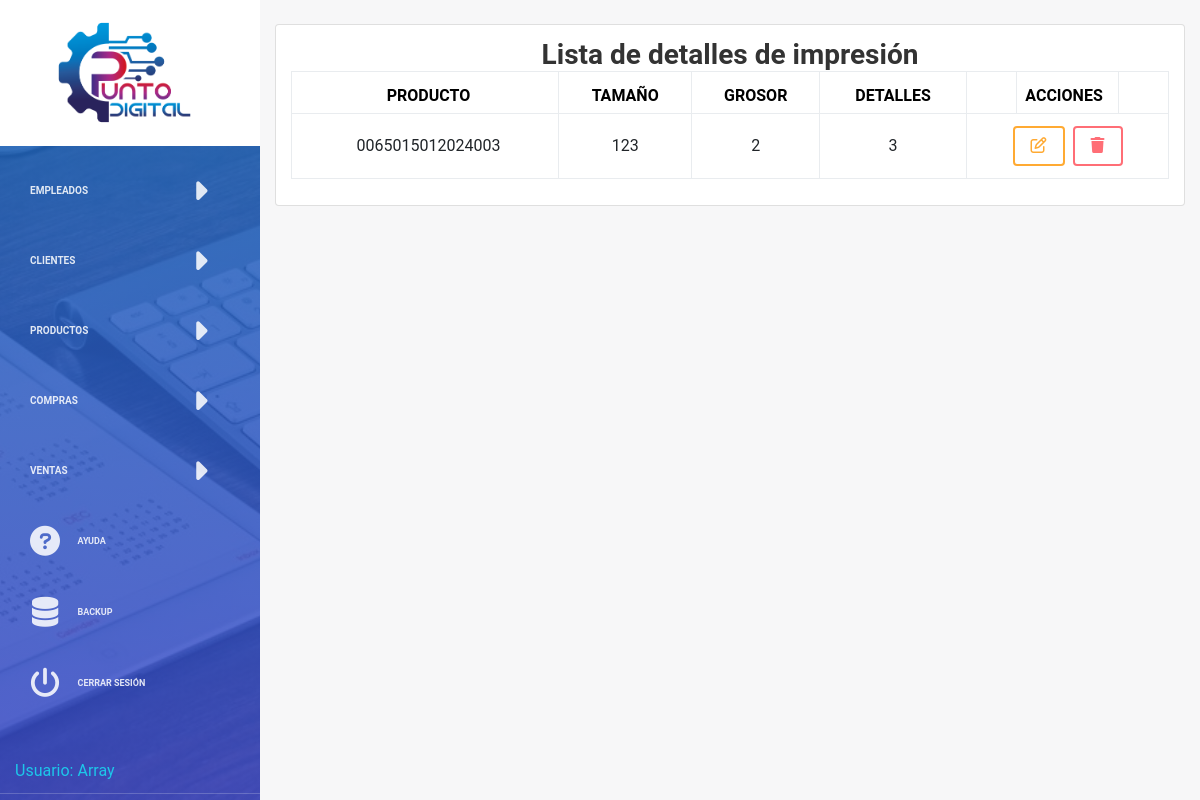
Screenshot of /vistas/lista-detalles.php (signed in) with the database file from the repository.
### tables this page shows
CREATE TABLE `detalleimpresion` (
  `id_detalleimpresion` bigint(20) NOT NULL,
  `producto` varchar(16) NOT NULL,
  `tamanio` varchar(255) NOT NULL,
  `grosor` int(11) NOT NULL,
  `detalles` varchar(300) NOT NULL
);

### models/ImpresionModel.php (called while the page is built, shortened)
<?php
class ImpresionModel
{
	public static function listar()
	{
		$con = connection();
		$sql = "SELECT * FROM detalleimpresion";
		$query = mysqli_query($con, $sql);
		return $query;
	}
}
?>

### controladores/ControladorDetalle.php (called while the page is built, shortened)
<?php
require_once('../models/ImpresionModel.php');
class ControladorDetalle{
    public static function listar()
    {
        $respuesta = ImpresionModel::listar();
        return $respuesta;
    }
}

### vistas/lista-detalles.php (the view, shortened to what this page needs)
 <?php
include "../controladores/ControladorDetalle.php";
?>
<!DOCTYPE html>
<html lang="en">
<head>
    <link rel="stylesheet" href="https://maxcdn.bootstrapcdn.com/font-awesome/latest/css/font-awesome.min.css" />
    <link rel="stylesheet" href="https://cdnjs.cloudflare.com/ajax/libs/font-awesome/6.0.0-beta3/css/all.min.css">
    <link href="../assets/css/bootstrap.min.css" rel="stylesheet" />
    <link href="../assets/css/light-bootstrap-dashboard.css" rel="stylesheet" />
</head>
<body>
<?php
include "../includes/sidebar.php";
?>
<div class="main-panel">
    <div class="container-fluid mt-4 ">
        <div class="card">
            <div class="card-body">
                <h3 class="card-title text-center align-middle" style="font-weight: 700;">Lista de detalles de impresión</h3>
                <table class="table table-bordered text-center align-middle">
                    <thead>
                        <tr>
                            <th style="font-weight: 700; font-size:16px; text-align: center!important;" scope="col">Producto</th>
                            <th style="font-weight: 700; font-size:16px; text-align: center!important;" scope="col">Tamaño</th>
                            <th style="font-weight: 700; font-size:16px; text-align: center!important;" scope="col">Grosor</th>
                            <th style="font-weight: 700; font-size:16px; text-align: center!important;" scope="col">Detalles</th>
                            <th style="font-weight: 700; font-size:16px; text-align: center!important;" scope="col">Acciones</th>
                        </tr>
                    </thead>
                    <tbody>
                        <?php foreach (ControladorDetalle::listar() as $row): ?>
                            <tr>
                                <td> <?=$row["producto"]?></td>
                                <td>
                                    <?=$row["tamanio"]?>
                                </td>
                                <td><?=$row["grosor"]?></td>
                                <td><?=$row["detalles"]?></td>
                                <th>
                                    <div class="d-flex justify-content-center">
                                        <button type="button" class="btn btn-warning mr-2" data-toggle="modal" data-target="#editarDetalle<?php echo $row['id_detalleimpresion']; ?>"><i class="fa-regular fa-pen-to-square"></i></button>
                                        <button  class="btn btn-danger" data-toggle="modal" data-target="#eliminarDetalle<?php echo $row['id_detalleimpresion']; ?>"><i class="fa-solid fa-trash"></i></button>
                                    </div>
                                </th>
                            </tr>
                        <?php endforeach;?>
                    </tbody>
                </table>
            </div>
        </div>
    </div>
</div>
</body>
</html>

### rows the page displays
detalleimpresion: producto "0065015012024003", tamanio "123", grosor "2", detalles "3"

### other values shown
$row "Array"
